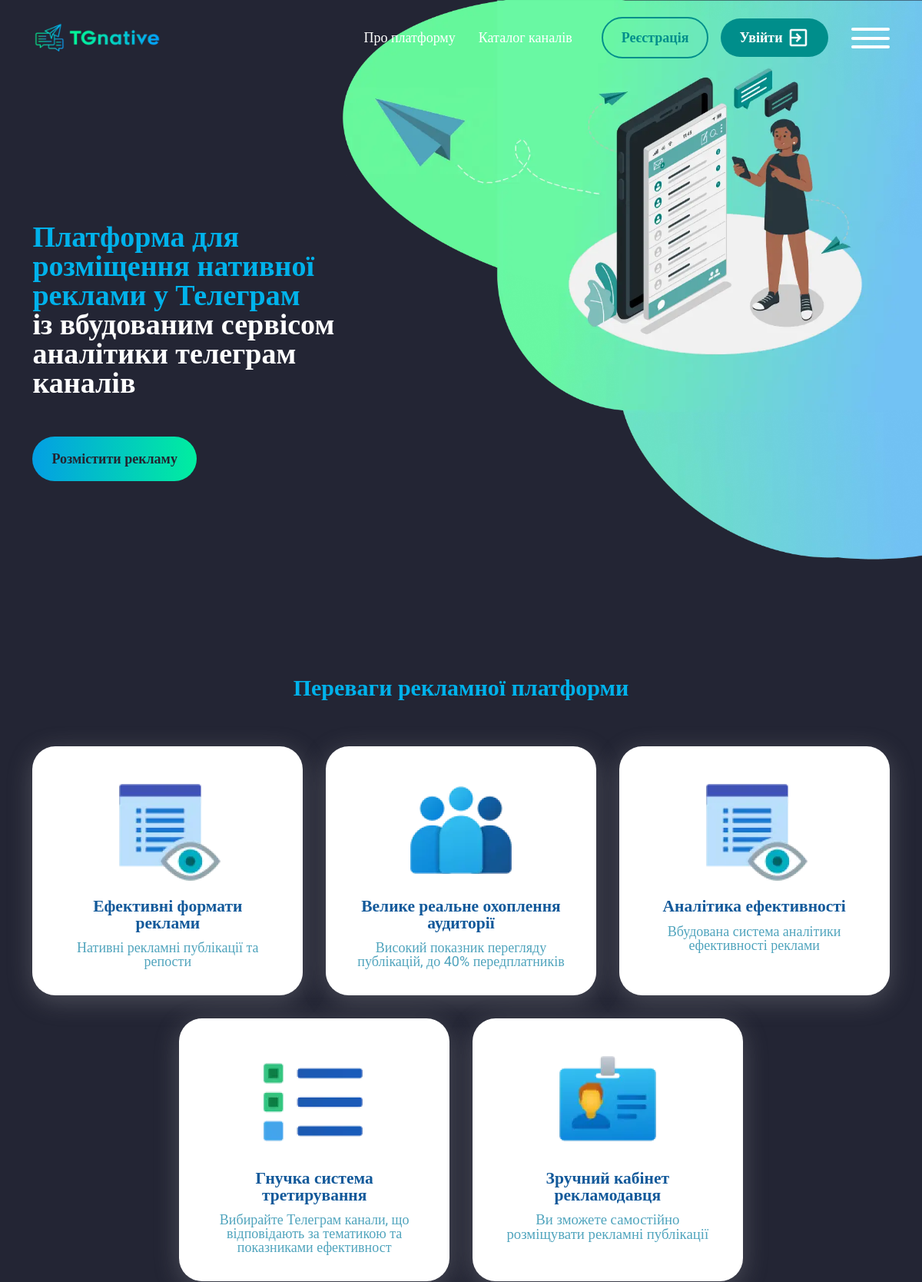
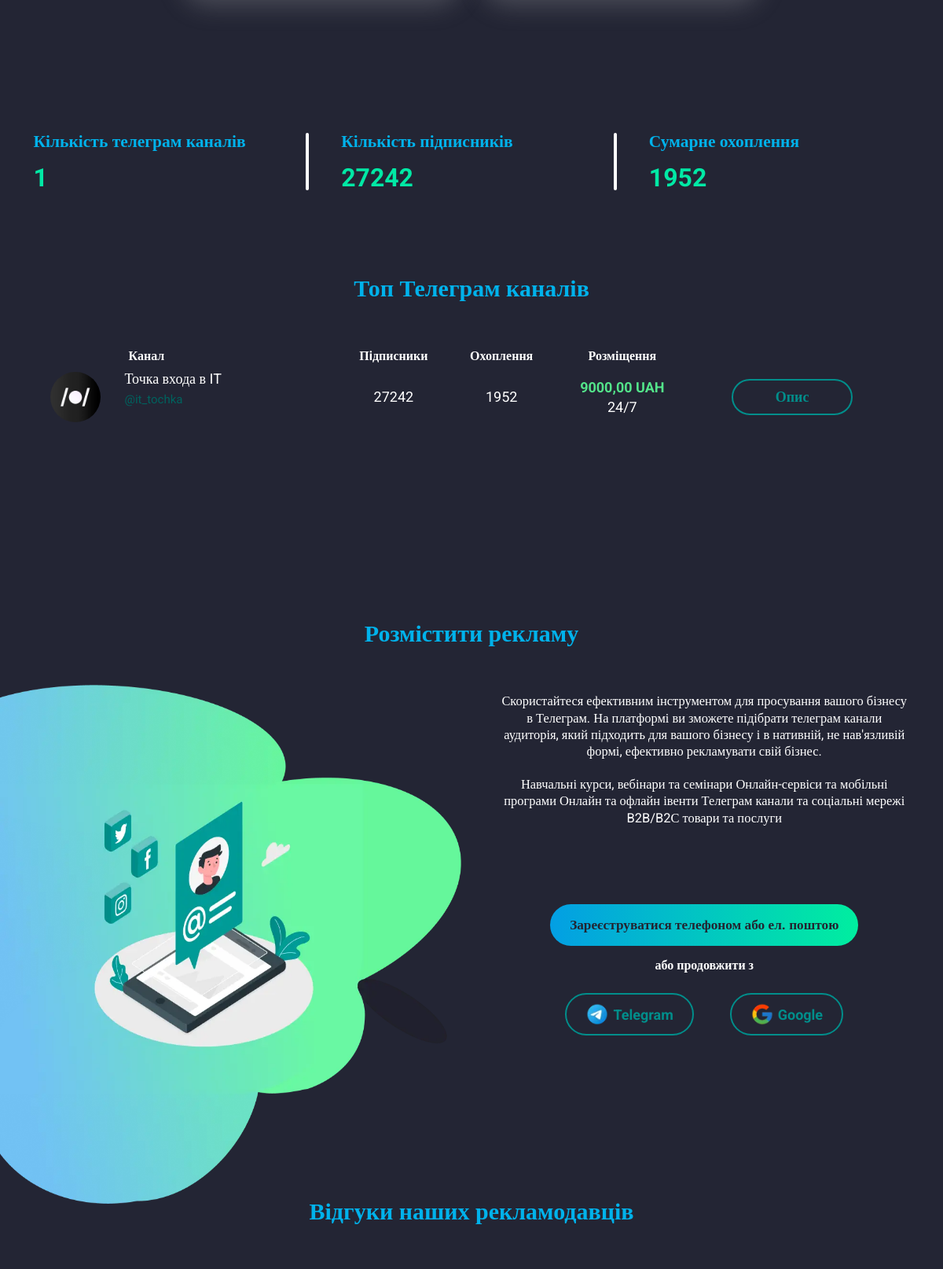
The page / (upper part) on the database its author committed (2 pictures, top to bottom).
### API/models.py (models this page shows, shortened)
class Chanel(models.Model):
    chanel_link=models.CharField(max_length=150)
    name=models.CharField(max_length=150,verbose_name="Называние канала")
    pictures=models.ImageField(verbose_name='Лого')
    subscribers=models.IntegerField()
    views=models.IntegerField()
    created_at=models.DateTimeField(auto_now_add=True)
    last_update=models.DateTimeField(auto_now=True)
    add_chanel =models.ForeignKey(Add_chanel, on_delete=models.CASCADE)
    username=models.CharField(max_length=140)
    daily_subscribers=models.IntegerField(default=0, blank=True, null=True)
    weekly_subscribers=models.IntegerField(default=0, blank=True, null=True)
    weekly_monthy = models.IntegerField(default=0, blank=True, null=True)
    class Meta:
        verbose_name="Канал"
        verbose_name_plural="Канал"
        ordering=['-subscribers']

### accounts/models.py (models this page shows, shortened)
class Cost_Format(models.Model):
    add_chanel=models.ForeignKey(Add_chanel,on_delete=models.CASCADE,related_name='cost_formats')
    placement_format = models.CharField(max_length=100)
    cost_per_format = models.DecimalField(max_digits=10, decimal_places=2)

### accounts/views.py (the view)
# urls.py: path('', views.MainPage.as_view(), name='main'),
class MainPage(TemplateView):
    template_name = 'index.html'
    def get_context_data(self, *, object_list=None, **kwargs):
        context = super().get_context_data(**kwargs)
        context['feedback'] = Feedback.objects.all().order_by('-id')[:3]
        context['count'] = Chanel.objects.exclude(pictures='').select_related('add_chanel').prefetch_related('add_chanel__cost_formats')
        context['lists'] = Chanel.objects.all().count()
        context['subscribers'] = Chanel.objects.aggregate(total=Sum('subscribers'))['total']
        context['total_views'] = Chanel.objects.aggregate(total=Sum('views'))['total']
        return context

### accounts/context_processors.py (called while the page is built, shortened)
def user_authenticated(request):
    user_authenticated_data = {'user_authenticated': request.user.is_authenticated}
    return user_authenticated_data

### accounts/templates/index.html (shortened to what this page needs)
{% extends 'base.html' %}
{% load static %}
{% block content %}
    <main class="page">
			<section class="mainscreen">
				<div class="mainscreen__container">
					<div class="mainscreen__content">
						<h1 class="mainscreen__title">
							<span>Платформа для розміщення нативної реклами у Телеграм</span> <br>
							із вбудованим сервісом аналітики телеграм каналів
						</h1>
						<a href="{% url 'category-list' %}"><button class="mainscreen__btn button button_gradient" type="button">Розмістити рекламу</button></a>
					</div>
				</div>
				<picture><source srcset="{% static 'img/mainscreen/1.webp' %}" type="image/webp"><img class="mainscreen__bg" src="{% static 'img/mainscreen/1.png' %}" alt="Платформа для размещения нативной рекламы в Телеграм со встроенным сервисом аналитики телеграмм каналов"></picture>
			</section>
			<section class="advantages">
				<div class="advantages__container container">
					<h2 class="title title_center">Переваги рекламної платформи</h2>
					<div class="advantages__list">
						<div class="item-advantages squire squire_sm">
							<div class="item-advantages__img">
								<picture><source srcset="{% static 'img/advantages/1.webp' %}" type="image/webp"><img class="img-fluid" src="{% static 'img/advantages/1.png' %}" alt="Эффективные форматы рекламы"></picture>
							</div>
							<h4 class="label-dark-blue label-dark-blue_s24">Ефективні формати реклами</h4>
							<p class="label-light-blue">Нативні рекламні публікації та репости</p>
						</div>
						<div class="item-advantages squire squire_sm">
							<div class="item-advantages__img">
								<picture><source srcset="{% static 'img/advantages/2.webp' %}" type="image/webp"><img class="img-fluid" src="{% static 'img/advantages/2.png' %}" alt="Большой реальный охват аудитории"></picture>
							</div>
							<h4 class="label-dark-blue label-dark-blue_s24">Велике реальне охоплення аудиторії</h4>
							<p class="label-light-blue">Високий показник перегляду публікацій, до 40% передплатників</p>
						</div>
						<div class="item-advantages squire squire_sm">
							<div class="item-advantages__img">
								<picture><source srcset="{% static 'img/advantages/1.webp' %}" type="image/webp"><img class="img-fluid" src="{% static 'img/advantages/1.png' %}" alt="Аналитика эффективности"></picture>
							</div>
							<h4 class="label-dark-blue label-dark-blue_s24">Аналітика ефективності</h4>
							<p class="label-light-blue">Вбудована система аналітики ефективності реклами</p>
						</div>
						<div class="item-advantages squire squire_sm">
							<div class="item-advantages__img">
								<picture><source srcset="{% static 'img/advantages/4.webp' %}" type="image/webp"><img class="img-fluid" src="{% static 'img/advantages/4.png' %}" alt="Гибкая система третирования"></picture>
							</div>
							<h4 class="label-dark-blue label-dark-blue_s24">Гнучка система третирування</h4>
							<p class="label-light-blue">Вибирайте Телеграм канали, що відповідають за тематикою та показниками ефективност</p>
						</div>
						<div class="item-advantages squire squire_sm">
							<div class="item-advantages__img">
								<picture><source srcset="{% static 'img/advantages/5.webp' %}" type="image/webp"><img class="img-fluid" src="{% static 'img/advantages/5.png' %}" alt="Удобный кабинет рекламодателя"></picture>
							</div>
							<h4 class="label-dark-blue label-dark-blue_s24">Зручний кабінет рекламодавця</h4>
							<p class="label-light-blue label-light-blue_s20">Ви зможете самостійно розміщувати рекламні публікації</p>
						</div>
					</div>
				</div>
			</section>
			<section class="counters">
				<div class="counters__container">
					<div class="counters__item">
						<div class="label-blue label-blue_s24">Кількість телеграм каналів</div>
						<div class="counters__num">{{lists}}</div>
					</div>
					<div class="counters__item">
						<div class="label-blue label-blue_s24">Кількість підписників</div>
						{% if subscribers %}
						<div class="counters__num">{{subscribers}}</div>
						{% else %}
						<div class="counters__num">0</div>
						{% endif %}
					</div>
					<div class="counters__item">
						<div class="label-blue label-blue_s24">Сумарне охоплення</div>
						 {% if total_views %}
						<div class="counters__num">{{total_views}}</div>
						{% else %}
						<div class="counters__num">0</div>
						{% endif %}
					</div>
				</div>
			</section>
			<section class="current-offers">
				<div class="current-offers__container container">
					<h2 class="title title_center">Топ Телеграм каналів</h2>
					<div data-showmore class="current-offers">
						<div data-showmore-content="705" class="current-offers__content">
							<div class="table-wrap">
								<table class="table">
									<thead>
										<tr>
											<th scope="col">
												<div class="label-white label-white_s16">Канал</div>
											</th>
											<th scope="col">
												<div class="label-white label-white_s16">Пiдписники</div>
											</th>
											<th>
												<div class="label-white label-white_s16">Охоплення</div>
											</th>
											<th>
												<div class="label-white label-white_s16">Розміщення</div>
											</th>
											<th>
											</th>
										</tr>
									</thead>
									<tbody>
									{% for item in count %}
									{% with last_cost_format=item.add_chanel.cost_formats.last %}
										<tr>
											<td class="table-row" scope="row">
												<div class="table-row__head">
													<a href="{% url 'page' item.pk  %}" target="_blank" class="table-row__img">
														<picture><source srcset="/{{item.pictures}}" type="image/webp"><img class="img-fluid" src="/{{item.pictures}}" alt=""></picture>
													</a>
													<div class="table-row__content">
														<div class="table-row__content">
															<a href="{% url 'page' item.pk  %}" target="_blank" class="label-white hhv-blue">{{item.name}}</a>
															<a href="{{item.chanel_link}}" class="table-row__name">
																@{{item.chanel_link | cut:'https://t.me/'}}
															</a>
														</div>
													</div>
												</div>
											</td>
											<td class="table-row">
												<div class="label-white">{{item.subscribers}}</div>
											</td>
											<td class="table-row">
												<div class="label-white">{{item.views}}</div>
											</td>
											<td class="table-row">
												<div class="table-row__column">
													<div class="label-light-green">{{ last_cost_format.cost_per_format }} UAH</div>
													<div class="label-white">{{ last_cost_format.placement_format }}</div>
												</div>
											</td>
											<td class="table-row">
												<a href="{% url 'page' item.pk  %} ">
												<button class="button button_dark-green button_sm button_no-bg" type="button" style="width:150px">Опис</button></a>
											</td>
										</tr>
									{% endwith %}
            						{% endfor %}
									</tbody>
								</table>
							</div>
						</div>
					</div>
				</div>
			</section>
			<section class="place-ad">
				<picture><source srcset="{% static 'img/place-ad/1.webp' %}" type="image/webp"><img class="place-ad__bg" src="{% static 'img/place-ad/1.png' %}" alt=""></picture>
				<div class="place-ad__container container container_big">
					<h2 class="title title_center">Розмістити рекламу</h2>
					<div class="place-ad__content">
						<div class="place-ad__text text-wrap">
							<p class="text">
								Скористайтеся ефективним інструментом для просування вашого бізнесу в Телеграм. На платформі ви зможете підібрати телеграм канали аудиторія, який підходить для вашого бізнесу і в нативній, не нав'язливій формі, ефективно рекламувати свій бізнес.
							</p>
							<p class="text">
								Навчальні курси, вебінари та семінари
								Онлайн-сервіси та мобільні програми
								Онлайн та офлайн івенти
								Телеграм канали та соціальні мережі
								B2B/B2С товари та послуги
							</p>
						</div>
						{% if request.user.is_authenticated %}
						{% else %}
						<div class="place-ad__actions">
							<a href="{% url 'register' %}" class="button button_gradient button_mobi-sm" type="button">Зареєструватися телефоном або ел. поштою</a>
							<div class="label-white label-white_s16 label-white_fw700">або продовжити з</div>
							<div class="place-ad__btns">
								<button class="button button_sm button_no-bg" type="button">
									<picture><source srcset="{% static 'img/place-ad/tg.webp' %}" type="image/webp"><img src="{% static 'img/place-ad/tg.png' %}" alt=""></picture>
									Telegram
								</button>
								<a href="{% url 'social:begin' 'google-oauth2' %}">
								<button class="button button_sm button_no-bg" type="button">
									<picture><source srcset="{% static 'img/place-ad/google.webp' %}" type="image/webp"><img src="{% static 'img/place-ad/google.png' %}" alt=""></picture>
									Google
								</button></a>
							</div>
						</div>
						{% endif %}
					</div>
				</div>
			</section>
			<section class="reviews">
				<div class="reviews__container container">
					<div class="reviews__head">
						<h2 class="title title_center">Відгуки наших рекламодавців</h2>
					</div>
				</div>
			</section>
		</main>
{% endblock %}

### rows shown on the page
Chanel: pictures (picture), name "Точка входа в IT", chanel_link "it_tochka", subscribers "27242", views "1952", add_chanel.cost_formats.last.cost_per_format "9000,00", add_chanel.cost_formats.last.placement_format "24/7"

### other values the page prints
{{ lists }} "1"
{{ subscribers }} "27242"
{{ total_views }} "1952"
